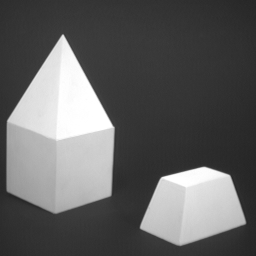
#> input picture GF28/GF28one/G_indor256.bmp, 256 x 256 px, found by its file name
$ python imsharing.py
#> lines starting #> are read from the running program, lines starting #| are printed output that depends on the picture
### GF28/GF28one/Sharing.py
#!/usr/bin/env python
# -*- coding: utf-8 -*-

from numpy import *
import random
from computer import *

def PolySharing(Secret, k, n, Keys):
    cfs = [Secret]#coefficients
    for i in range(k-1):
        cfs.append(random.choice(range(0, 255)))#产生k-1个随机数
    shares = []
    for i in range(n):
        sum = 0
        for j in range(k-1,-1,-1):
            sum = cfs[j] ^ mul(sum,Keys[i])
        shares.append(sum)
    return shares
# print PolySharing(234,2,3,[1,2,3])

### GF28/GF28one/computer.py
#!/usr/bin/env python
# -*- coding:utf-8 -*-
from AllList import ObverseList_285 as ObverseList
from AllList import ReverseList_285 as ReverseList
def mul(a,b):
    if a== 0 or b == 0:
        return 0
    c = ObverseList[(ReverseList[a]+ReverseList[b])%255]
    return c
# [5 lines left out: function div, not called in this run]

### GF28/GF28one/imsharing.py
#!/usr/bin/env python
# -*- coding:utf-8 -*-
import cv2
from numpy import *
from Sharing import PolySharing
#*****************************************************************************************************
def imsharing(k,n,Keys):
#> called with k = 2, n = 3
    for p in range(n):#创建n个影子图像的数组
        locals()['share'+str(p)]=[[] for i in range(256)]
    image='W:\code\image\G_indor256.bmp'
    imatrix=cv2.imread(image,-1)#读取图像为矩阵
#> imatrix is the input picture: shape (256, 256); min 35, max 255, mean 97
    #生成影子图像
    for i in range(256):
        for j in range(256):
            shares = PolySharing(imatrix[i][j], k, n,Keys)#每个像素点生成n个像素的数组
            for p in range(n):
                locals()['share' + str(p)][i].append(shares[p])
#> this loop made 256 passes
    for i in range(n):
        cv2.imwrite(r"shares\share"+str(Keys[i])+".bmp", mat(locals()['share'+str(i)]))
#> this loop made 3 passes
#> pass 1, in imsharing, `cv2.imwrite(r"shares\share"+str(Keys[i])+".bmp", mat(locals()['share'+..`:
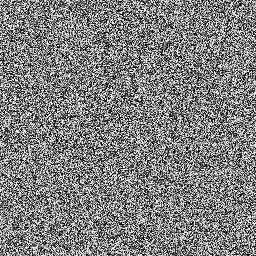
#> saved as share1.bmp: shape (256, 256); min 0, max 255, mean 127.6
#> pass 2, in imsharing, `cv2.imwrite(r"shares\share"+str(Keys[i])+".bmp", mat(locals()['share'+..`:
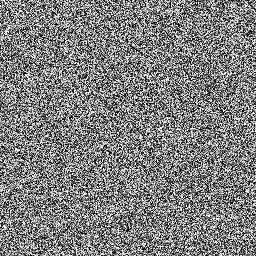
#> saved as share2.bmp: shape (256, 256); min 0, max 255, mean 127.1
#*****************************************************************************************************
imsharing(2,3,[1,2,3])
